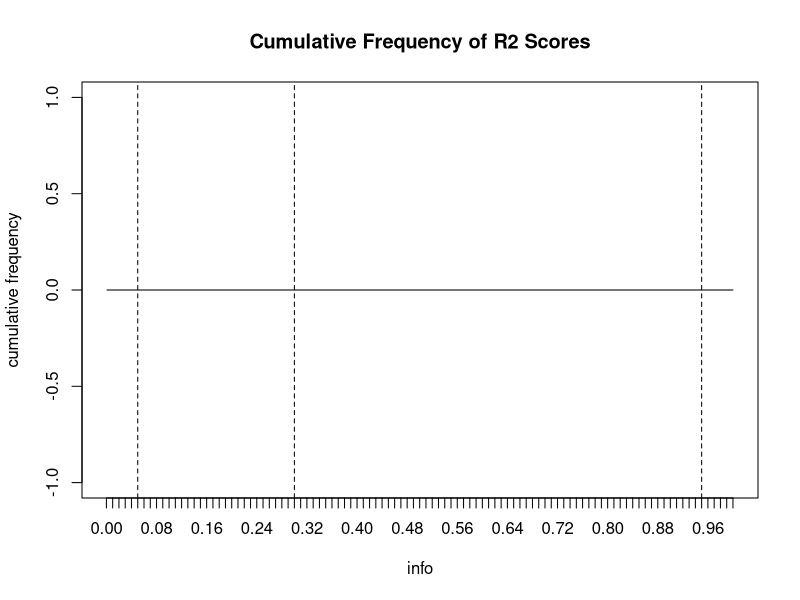

Write the R code that produced this figure.
library(data.table)
args <- commandArgs(trailingOnly=TRUE)
info <- lapply(
  dir(
    args[[1]],
    pattern=".*info.*.gz",
    full.names=TRUE
  ),
  fread
)

info <- rbindlist(info)
info_vec <- na.omit(as.numeric(info$Rsq))
breaks <- seq(0,1,0.001)
info_vec.cut <- cut(info_vec,breaks, right=F)
info_vec.freq <- table(info_vec.cut)
cum_freq <- c(cumsum(info_vec.freq))
png(args[[2]], type="cairo")
plot(breaks[-c(1)], cum_freq,type='l',xaxt='n', xlab = "info", ylab="cumulative frequency", main = 'Cumulative Frequency of R2 Scores')
axis(1, at = seq(0,1,0.01))
abline(v=0.05,lty='dashed')
abline(v=0.3,lty='dashed')
abline(v=0.95,lty='dashed')
dev.off()
